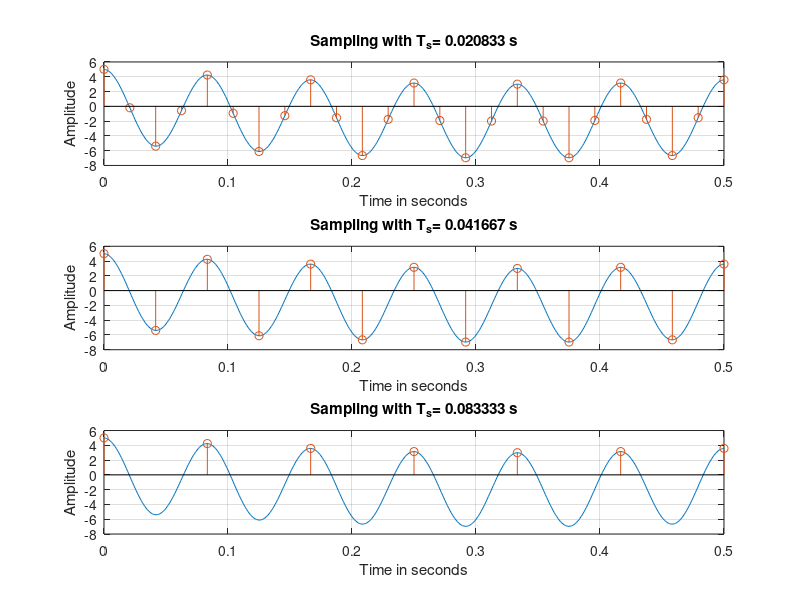
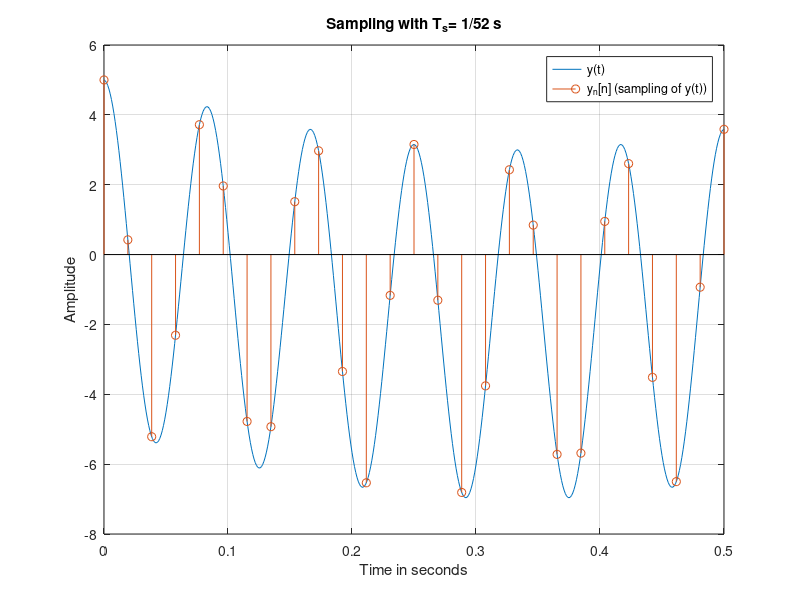

Write MATLAB code to recreate these figures, in order.
close all
clear all
clc

%% Exercise 2

%Set time vector 0 to 500ms
t = 0:0.001:0.5;

%Set the required signal
y = 5.* cos(24.* pi .*t) - 2 .* sin(1.5.* pi .*t);


i=1;
for Ts=[1/48 1/24 1/12]
    t_sample=0:Ts:0.5;
    y_s = 5.* cos(24.* pi .*t_sample) - 2 .* sin(1.5.* pi .*t_sample);
    
    subplot(3,1,i);
    plot(t, y);
    grid on;
    hold on;
    stem(t_sample, y_s);
    
    hold off;
    title(['Sampling with T_s= ',num2str(Ts),' s']);
    xlabel('Time in seconds');
    ylabel('Amplitude');

    i=i+1;
end


A = 52;
Ts = 1/A;

t_sample = 0:Ts:0.5;

y_s = 5.* cos(24.* pi .*t_sample) - 2 .* sin(1.5.* pi .*t_sample);

figure(2)
plot(t, y)
title(['Sampling with T_s= 1/52 s']);
xlabel('Time in seconds');
ylabel('Amplitude');
grid on;
hold on;
stem(t_sample, y_s)
legend('y(t)', 'y_n[n] (sampling of y(t))')
hold off;